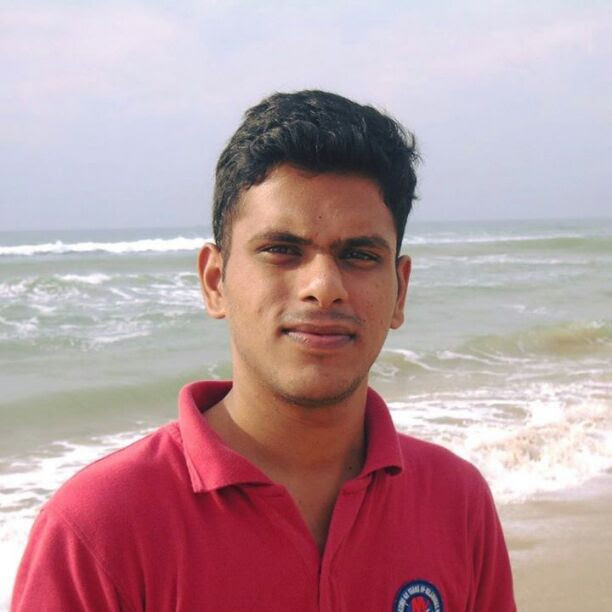
#> input picture Images/Aravind/0.jpeg, 612 x 612 px; its folder holds only this picture in this run
$ python faces_training.py   (older library calls are emulated)
#> lines starting #> are read from the running program, lines starting #| are printed output that depends on the picture
import os
import numpy as np
from PIL import Image
import cv2 as cv

face_cascade = cv.CascadeClassifier('../cascades/haarcascade_frontalface_alt2.xml')
recognizer = cv.face.LBPHFaceRecognizer_create()

x_train = []
y_labels = []
path = "../Images"
for folder_name in os.listdir(path):
    for image_name in os.listdir(path+'/'+folder_name):
        if image_name.endswith("jpg") or image_name.endswith("jpeg"):
            total_image_path = path+'/'+folder_name+'/'+image_name

            pil_image = Image.open(total_image_path).convert('L')
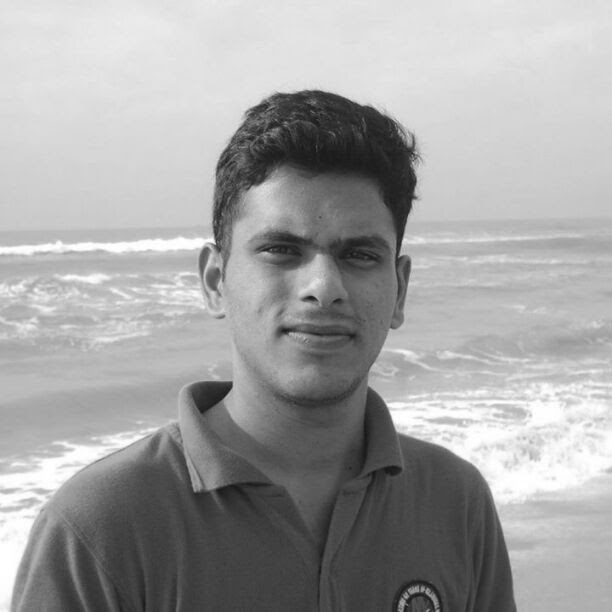
#> pil_image: PIL image 612x612 L; min 22, max 255, mean 163.1
            image_array = np.array(pil_image,"uint8")
            size = (550,550)
            pil_image = pil_image.resize(size, Image.ANTIALIAS)
#> pil_image: PIL image 550x550 L

            faces = face_cascade.detectMultiScale(image_array, scaleFactor=1.5, minNeighbors=5)
#> faces = [[208, 164, 228, 228]]
            for (x,y,w,h) in faces:
                roi = image_array[y:y+h, x:x+w]
                #cv.imshow(folder_name,roi)
                #cv.waitKey(0)
                print (folder_name)
                x_train.append(roi)
                y_labels.append(folder_name)
#> this loop made 1 pass
#| Aravind
#> pass 1, `roi = image_array[y:y+h, x:x+w]`:
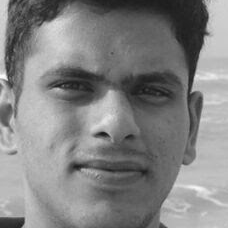
#> roi: shape (228, 228); min 23, max 253, mean 130.4
#> after the loop, x_train = 1 item; y_labels = ['Aravind']
#> pass 2 of the loop `for folder_name in os.listdir(path):`:
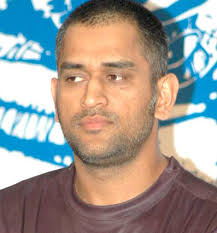
#> input picture Images/Dhoni/0.jpg, 217 x 233 px
#> `pil_image = pil_image.resize(size, Image.ANTIALIAS)`:
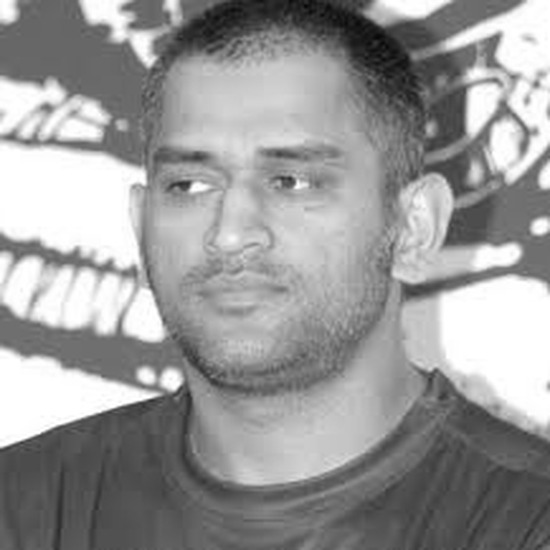
#> pil_image: PIL image 550x550 L; min 5, max 255, mean 152.5
#> faces = [[46, 37, 101, 101]]
#> the loop `for (x,y,w,h) in faces:` made 1 pass
#> (printed output is left out)
#> pass 1, `roi = image_array[y:y+h, x:x+w]`:
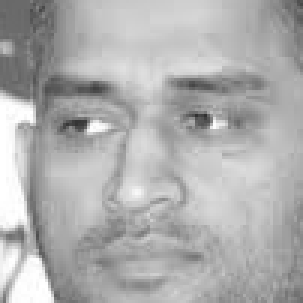
#> roi: shape (101, 101) (shown 3 times larger); min 49, max 255, mean 174.7
#> after the loop `for (x,y,w,h) in faces:`: x_train = 2 items; y_labels = ['Aravind', 'Dhoni']


from sklearn.preprocessing import LabelEncoder
le = LabelEncoder()
y_labels = le.fit_transform(y_labels)


np.save('../Saved_models/encoder.npy', le.classes_)

recognizer.train(x_train, y_labels)
recognizer.save('../Saved_models/model.yml')
